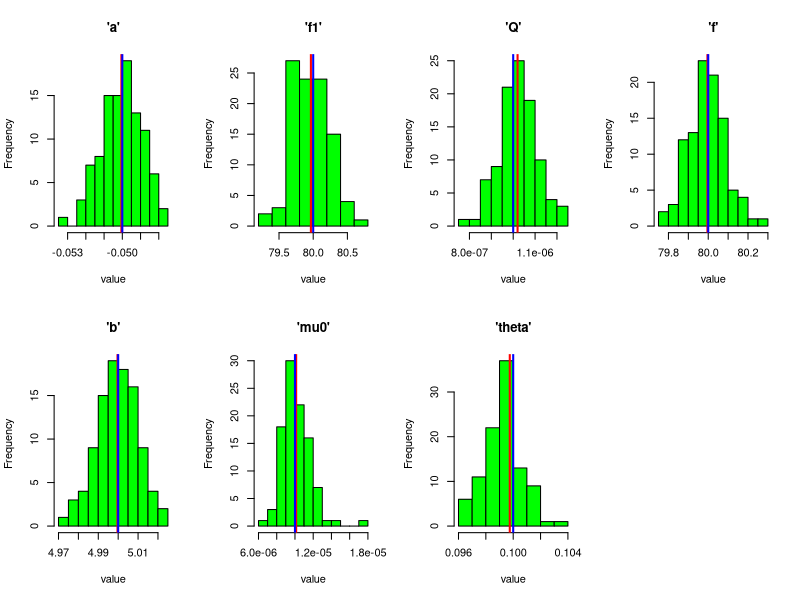
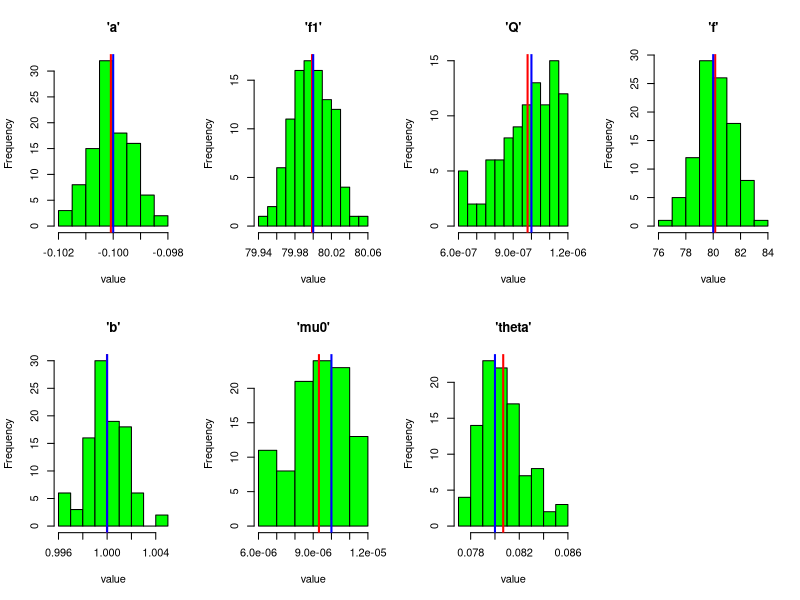

Recreate these plots in R, in order.
#setwd("~/Projects/sim_spm/")
#setwd("/Volumes/G/spm_sim/")
setwd("C:\\spm_sim\\")

true.pars <- c(-0.05, 80, 1e-06, 80, 5, 1e-5, 0.1)

# Discrete model
res.table.discr <- read.table("res.table.discr.csv", header=TRUE)

# Histograms:
pdf(file = "discr.hists.pdf")
par(mfrow=c(2,4))
hist(res.table.discr[,1], main="'a'", xlab="value", col="green")
abline(v=mean(res.table.discr[,1]), col="red", lwd=2)
abline(v=true.pars[1], col="blue", lwd=2)

hist(res.table.discr[,2], main="'f1'", xlab="value", col="green")
abline(v=mean(res.table.discr[,2]), col="red", lwd=2)
abline(v=true.pars[2], col="blue", lwd=2)

hist(res.table.discr[,3], main="'Q'", xlab="value", col="green")
abline(v=mean(res.table.discr[,3]), col="red", lwd=2)
abline(v=true.pars[3], col="blue", lwd=2)

hist(res.table.discr[,4], main="'f'", xlab="value", col="green")
abline(v=mean(res.table.discr[,4]), col="red", lwd=2)
abline(v=true.pars[4], col="blue", lwd=2)

hist(res.table.discr[,5], main="'b'", xlab="value", col="green")
abline(v=mean(res.table.discr[,5]), col="red", lwd=2)
abline(v=true.pars[5], col="blue", lwd=2)

hist(res.table.discr[,6], main="'mu0'", xlab="value", col="green")
abline(v=mean(res.table.discr[,6]), col="red", lwd=2)
abline(v=true.pars[6], col="blue", lwd=2)

hist(res.table.discr[,7], main="'theta'", xlab="value", col="green")
abline(v=mean(res.table.discr[,7]), col="red", lwd=2)
abline(v=true.pars[7], col="blue", lwd=2)


dev.off()

# Contunuous model
true.pars <- c(-0.1, 80, 1e-06, 80, 1, 1e-5, 0.08)
res.table.cont <- read.table("res.table.cont.csv", header=TRUE)
# Histograms:
pdf(file = "cont.hists.pdf")
par(mfrow=c(2,4))
hist(res.table.cont[,1], main="'a'", xlab="value", col="green")
abline(v=mean(res.table.cont[,1]), col="red", lwd=2)
abline(v=true.pars[1], col="blue", lwd=2)

hist(res.table.cont[,2], main="'f1'", xlab="value", col="green")
abline(v=mean(res.table.cont[,2]), col="red", lwd=2)
abline(v=true.pars[2], col="blue", lwd=2)

hist(res.table.cont[,3], main="'Q'", xlab="value", col="green", breaks=20)
abline(v=mean(res.table.cont[,3]), col="red", lwd=2)
abline(v=true.pars[3], col="blue", lwd=2)

hist(res.table.cont[,4], main="'f'", xlab="value", col="green")
abline(v=mean(res.table.cont[,4]), col="red", lwd=2)
abline(v=true.pars[4], col="blue", lwd=2)

hist(res.table.cont[,5], main="'b'", xlab="value", col="green")
abline(v=mean(res.table.cont[,5]), col="red", lwd=2)
abline(v=true.pars[5], col="blue", lwd=2)

hist(res.table.cont[,6], main="'mu0'", xlab="value", col="green")
abline(v=mean(res.table.cont[,6]), col="red", lwd=2)
abline(v=true.pars[6], col="blue", lwd=2)

hist(res.table.cont[,7], main="'theta'", xlab="value", col="green")
abline(v=mean(res.table.cont[,7]), col="red", lwd=2)
abline(v=true.pars[7], col="blue", lwd=2)

dev.off()